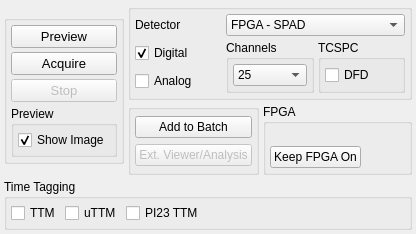
  <widget class="QDockWidget" name="dockWidget_preview">
   <property name="sizePolicy">
    <sizepolicy hsizetype="Preferred" vsizetype="Preferred">
     <horstretch>0</horstretch>
     <verstretch>0</verstretch>
    </sizepolicy>
   </property>
   <property name="features">
    <set>QDockWidget::DockWidgetFeature::DockWidgetFloatable|QDockWidget::DockWidgetFeature::DockWidgetMovable</set>
   </property>
   <property name="windowTitle">
    <string>Commands</string>
   </property>
   <attribute name="dockWidgetArea">
    <number>1</number>
   </attribute>
   <widget class="QWidget" name="dockWidgetContents_8">
    <layout class="QGridLayout" name="gridLayout_15">
     <property name="leftMargin">
      <number>4</number>
     </property>
     <property name="topMargin">
      <number>4</number>
     </property>
     <property name="rightMargin">
      <number>4</number>
     </property>
     <property name="bottomMargin">
      <number>4</number>
     </property>
     <property name="spacing">
      <number>4</number>
     </property>
     <item row="0" column="0">
      <layout class="QGridLayout" name="gridLayout_108">
       <item row="1" column="1" colspan="2">
        <widget class="QGroupBox" name="groupBox_9">
         <property name="title">
          <string/>
         </property>
         <layout class="QGridLayout" name="gridLayout_30">
          <property name="leftMargin">
           <number>4</number>
          </property>
          <property name="topMargin">
           <number>4</number>
          </property>
          <property name="rightMargin">
           <number>4</number>
          </property>
          <property name="bottomMargin">
           <number>4</number>
          </property>
          <property name="spacing">
           <number>4</number>
          </property>
          <item row="1" column="0">
           <layout class="QGridLayout" name="gridLayout_105">
            <item row="1" column="1" rowspan="2">
             <widget class="QGroupBox" name="groupBox_13">
              <property name="title">
               <string>Channels</string>
              </property>
              <layout class="QGridLayout" name="gridLayout_86">
               <property name="leftMargin">
                <number>4</number>
               </property>
               <property name="topMargin">
                <number>4</number>
               </property>
               <property name="rightMargin">
                <number>4</number>
               </property>
               <property name="bottomMargin">
                <number>4</number>
               </property>
               <property name="spacing">
                <number>4</number>
               </property>
               <item row="0" column="0">
                <widget class="QComboBox" name="comboBox_spad_channels">
                 <item>
                  <property name="text">
                   <string>25</string>
                  </property>
                 </item>
                 <item>
                  <property name="text">
                   <string>49</string>
                  </property>
                 </item>
                </widget>
               </item>
              </layout>
             </widget>
            </item>
            <item row="2" column="0">
             <widget class="QCheckBox" name="checkBox_fifo_analog">
              <property name="text">
               <string>Analog</string>
              </property>
             </widget>
            </item>
            <item row="0" column="1" colspan="2">
             <widget class="QComboBox" name="comboBox_detector_model">
              <item>
               <property name="text">
                <string>FPGA - SPAD</string>
               </property>
              </item>
              <item>
               <property name="text">
                <string>TCP/IP - PI23</string>
               </property>
              </item>
              <item>
               <property name="text">
                <string>Disable</string>
               </property>
              </item>
             </widget>
            </item>
            <item row="0" column="0">
             <widget class="QLabel" name="label_detector_model">
              <property name="text">
               <string>Detector</string>
              </property>
             </widget>
            </item>
            <item row="1" column="0">
             <widget class="QCheckBox" name="checkBox_fifo_digital">
              <property name="text">
               <string>Digital</string>
              </property>
              <property name="checked">
               <bool>true</bool>
              </property>
             </widget>
            </item>
            <item row="1" column="2" rowspan="2">
             <widget class="QGroupBox" name="groupBox_12">
              <property name="title">
               <string>TCSPC</string>
              </property>
              <layout class="QGridLayout" name="gridLayout_85">
               <property name="leftMargin">
                <number>4</number>
               </property>
               <property name="topMargin">
                <number>4</number>
               </property>
               <property name="rightMargin">
                <number>4</number>
               </property>
               <property name="bottomMargin">
                <number>4</number>
               </property>
               <property name="spacing">
                <number>4</number>
               </property>
               <item row="0" column="0">
                <widget class="QCheckBox" name="checkBox_DFD">
                 <property name="sizePolicy">
                  <sizepolicy hsizetype="Minimum" vsizetype="Minimum">
                   <horstretch>0</horstretch>
                   <verstretch>0</verstretch>
                  </sizepolicy>
                 </property>
                 <property name="toolTip">
                  <string>&lt;html&gt;&lt;head/&gt;&lt;body&gt;&lt;p&gt;Activate the Digital Frequency Domain data acquisition&lt;/p&gt;&lt;/body&gt;&lt;/html&gt;</string>
                 </property>
                 <property name="text">
                  <string>DFD</string>
                 </property>
                </widget>
               </item>
              </layout>
             </widget>
            </item>
           </layout>
          </item>
         </layout>
        </widget>
       </item>
       <item row="1" column="0" rowspan="2">
        <widget class="QGroupBox" name="groupBox_11">
         <property name="sizePolicy">
          <sizepolicy hsizetype="Preferred" vsizetype="Maximum">
           <horstretch>0</horstretch>
           <verstretch>0</verstretch>
          </sizepolicy>
         </property>
         <property name="title">
          <string/>
         </property>
         <layout class="QGridLayout" name="gridLayout_81">
          <property name="leftMargin">
           <number>4</number>
          </property>
          <property name="topMargin">
           <number>4</number>
          </property>
          <property name="rightMargin">
           <number>4</number>
          </property>
          <property name="bottomMargin">
           <number>4</number>
          </property>
          <property name="spacing">
           <number>4</number>
          </property>
          <item row="0" column="1">
           <widget class="QPushButton" name="pushButton_previewStart">
            <property name="font">
             <font>
              <pointsize>10</pointsize>
             </font>
            </property>
            <property name="toolTip">
             <string>&lt;html&gt;&lt;head/&gt;&lt;body&gt;&lt;p&gt;Start the scanning without storing data&lt;/p&gt;&lt;/body&gt;&lt;/html&gt;</string>
            </property>
            <property name="styleSheet">
             <string notr="true">QPushButton:disabled {
    qproperty-iconOpacity: 0.05;
}
</string>
            </property>
            <property name="text">
             <string>Preview</string>
            </property>
            <property name="icon">
             <iconset theme="QIcon::ThemeIcon::MediaPlaybackStart"/>
            </property>
            <property name="iconSize">
             <size>
              <width>20</width>
              <height>20</height>
             </size>
            </property>
            <property name="flat">
             <bool>false</bool>
            </property>
           </widget>
          </item>
          <item row="2" column="1">
           <widget class="QPushButton" name="pushButton_stop">
            <property name="enabled">
             <bool>false</bool>
            </property>
            <property name="sizePolicy">
             <sizepolicy hsizetype="Minimum" vsizetype="Fixed">
              <horstretch>0</horstretch>
              <verstretch>0</verstretch>
             </sizepolicy>
            </property>
            <property name="font">
             <font>
              <pointsize>10</pointsize>
             </font>
            </property>
            <property name="toolTip">
             <string>&lt;html&gt;&lt;head/&gt;&lt;body&gt;&lt;p&gt;Stop the scan&lt;/p&gt;&lt;/body&gt;&lt;/html&gt;</string>
            </property>
            <property name="styleSheet">
             <string notr="true">QPushButton:disabled {
    qproperty-iconOpacity: 0.05;
}
</string>
            </property>
            <property name="text">
             <string>Stop</string>
            </property>
            <property name="icon">
             <iconset theme="QIcon::ThemeIcon::MediaPlaybackStop"/>
            </property>
            <property name="iconSize">
             <size>
              <width>20</width>
              <height>20</height>
             </size>
            </property>
            <property name="flat">
             <bool>false</bool>
            </property>
           </widget>
          </item>
          <item row="1" column="1">
           <widget class="QPushButton" name="pushButton_acquisitionStart">
            <property name="font">
             <font>
              <pointsize>10</pointsize>
             </font>
            </property>
            <property name="toolTip">
             <string>&lt;html&gt;&lt;head/&gt;&lt;body&gt;&lt;p&gt;Start the scanning saving data&lt;/p&gt;&lt;/body&gt;&lt;/html&gt;</string>
            </property>
            <property name="styleSheet">
             <string notr="true">QPushButton:disabled {
    qproperty-iconOpacity: 0.05;
}
</string>
            </property>
            <property name="text">
             <string>Acquire</string>
            </property>
            <property name="icon">
             <iconset theme="QIcon::ThemeIcon::MediaRecord"/>
            </property>
            <property name="iconSize">
             <size>
              <width>20</width>
              <height>20</height>
             </size>
            </property>
            <property name="flat">
             <bool>false</bool>
            </property>
           </widget>
          </item>
          <item row="3" column="1">
           <widget class="QGroupBox" name="groupBox_19">
            <property name="sizePolicy">
             <sizepolicy hsizetype="Preferred" vsizetype="Preferred">
              <horstretch>0</horstretch>
              <verstretch>0</verstretch>
             </sizepolicy>
            </property>
            <property name="title">
             <string>Preview</string>
            </property>
            <layout class="QGridLayout" name="gridLayout_90">
             <property name="leftMargin">
              <number>4</number>
             </property>
             <property name="topMargin">
              <number>4</number>
             </property>
             <property name="rightMargin">
              <number>4</number>
             </property>
             <property name="bottomMargin">
              <number>4</number>
             </property>
             <property name="spacing">
              <number>4</number>
             </property>
             <item row="0" column="0">
              <widget class="QCheckBox" name="checkBox_showPreview">
               <property name="sizePolicy">
                <sizepolicy hsizetype="Minimum" vsizetype="Fixed">
                 <horstretch>0</horstretch>
                 <verstretch>0</verstretch>
                </sizepolicy>
               </property>
               <property name="toolTip">
                <string>&lt;html&gt;&lt;head/&gt;&lt;body&gt;&lt;p&gt;The live-preview can be disabled.&lt;/p&gt;&lt;/body&gt;&lt;/html&gt;</string>
               </property>
               <property name="text">
                <string>Show Image</string>
               </property>
               <property name="checked">
                <bool>true</bool>
               </property>
              </widget>
             </item>
            </layout>
           </widget>
          </item>
         </layout>
        </widget>
       </item>
       <item row="2" column="2">
        <widget class="QGroupBox" name="groupBox_16">
         <property name="sizePolicy">
          <sizepolicy hsizetype="Preferred" vsizetype="Preferred">
           <horstretch>0</horstretch>
           <verstretch>0</verstretch>
          </sizepolicy>
         </property>
         <property name="title">
          <string>FPGA</string>
         </property>
         <layout class="QGridLayout" name="gridLayout_87">
          <property name="leftMargin">
           <number>4</number>
          </property>
          <property name="topMargin">
           <number>4</number>
          </property>
          <property name="rightMargin">
           <number>4</number>
          </property>
          <property name="bottomMargin">
           <number>4</number>
          </property>
          <property name="spacing">
           <number>4</number>
          </property>
          <item row="0" column="0" colspan="2">
           <widget class="QLabel" name="label_FPGA_status">
            <property name="toolTip">
             <string>Waiting for a Preview / Acquisition or the Keep FPGA On button.</string>
            </property>
            <property name="text">
             <string/>
            </property>
           </widget>
          </item>
          <item row="1" column="0">
           <widget class="QPushButton" name="pushButton_fpga_connection_cmd">
            <property name="toolTip">
             <string>Keep the FPGA connected between acquisitions</string>
            </property>
            <property name="text">
             <string>Keep FPGA On</string>
            </property>
            <property name="checkable">
             <bool>true</bool>
            </property>
           </widget>
          </item>
          <item row="1" column="1">
           <spacer name="horizontalSpacer_31">
            <property name="orientation">
             <enum>Qt::Orientation::Horizontal</enum>
            </property>
            <property name="sizeHint" stdset="0">
             <size>
              <width>40</width>
              <height>20</height>
             </size>
            </property>
           </spacer>
          </item>
         </layout>
        </widget>
       </item>
       <item row="2" column="1">
        <widget class="QGroupBox" name="groupBox_18">
         <property name="title">
          <string/>
         </property>
         <layout class="QGridLayout" name="gridLayout_89">
          <property name="leftMargin">
           <number>4</number>
          </property>
          <property name="topMargin">
           <number>4</number>
          </property>
          <property name="rightMargin">
           <number>4</number>
          </property>
          <property name="bottomMargin">
           <number>4</number>
          </property>
          <property name="spacing">
           <number>4</number>
          </property>
          <item row="1" column="0">
           <widget class="QPushButton" name="pushButton_14">
            <property name="toolTip">
             <string>&lt;html&gt;&lt;head/&gt;&lt;body&gt;&lt;p&gt;Add the current configuration to the Batch acquisition table&lt;/p&gt;&lt;/body&gt;&lt;/html&gt;</string>
            </property>
            <property name="text">
             <string>Add to Batch</string>
            </property>
           </widget>
          </item>
          <item row="2" column="0">
           <widget class="QPushButton" name="pushButton_externalProgram">
            <property name="enabled">
             <bool>false</bool>
            </property>
            <property name="toolTip">
             <string>&lt;html&gt;&lt;head/&gt;&lt;body&gt;&lt;p&gt;Open the last saved file with Napari or another viewer as selected in the configuration&lt;/p&gt;&lt;/body&gt;&lt;/html&gt;</string>
            </property>
            <property name="text">
             <string>Ext. Viewer/Analysis</string>
            </property>
           </widget>
          </item>
         </layout>
        </widget>
       </item>
       <item row="3" column="0" colspan="3">
        <widget class="QGroupBox" name="groupBox_10">
         <property name="title">
          <string>Time Tagging</string>
         </property>
         <layout class="QGridLayout" name="gridLayout_80">
          <property name="leftMargin">
           <number>4</number>
          </property>
          <property name="topMargin">
           <number>4</number>
          </property>
          <property name="rightMargin">
           <number>4</number>
          </property>
          <property name="bottomMargin">
           <number>4</number>
          </property>
          <property name="spacing">
           <number>4</number>
          </property>
          <item row="0" column="0">
           <widget class="QCheckBox" name="checkBox_ttmActivate">
            <property name="sizePolicy">
             <sizepolicy hsizetype="Minimum" vsizetype="Minimum">
              <horstretch>0</horstretch>
              <verstretch>0</verstretch>
             </sizepolicy>
            </property>
            <property name="toolTip">
             <string>&lt;html&gt;&lt;head/&gt;&lt;body&gt;&lt;p&gt;Activate the TTM data receiver (external software) when start the acquisition&lt;/p&gt;&lt;/body&gt;&lt;/html&gt;</string>
            </property>
            <property name="text">
             <string>TTM</string>
            </property>
           </widget>
          </item>
          <item row="0" column="2">
           <widget class="QCheckBox" name="checkBox_pi23ttmActivate">
            <property name="text">
             <string>PI23 TTM</string>
            </property>
           </widget>
          </item>
          <item row="0" column="1">
           <widget class="QCheckBox" name="checkBox_uttmActivate">
            <property name="sizePolicy">
             <sizepolicy hsizetype="Minimum" vsizetype="Minimum">
              <horstretch>0</horstretch>
              <verstretch>0</verstretch>
             </sizepolicy>
            </property>
            <property name="toolTip">
             <string>&lt;html&gt;&lt;head/&gt;&lt;body&gt;&lt;p&gt;Activate the TTM data receiver (external software) when start the acquisition&lt;/p&gt;&lt;/body&gt;&lt;/html&gt;</string>
            </property>
            <property name="text">
             <string>uTTM</string>
            </property>
           </widget>
          </item>
          <item row="0" column="3">
           <spacer name="horizontalSpacer_30">
            <property name="orientation">
             <enum>Qt::Orientation::Horizontal</enum>
            </property>
            <property name="sizeHint" stdset="0">
             <size>
              <width>40</width>
              <height>20</height>
             </size>
            </property>
           </spacer>
          </item>
         </layout>
        </widget>
       </item>
      </layout>
     </item>
    </layout>
   </widget>
  </widget>
